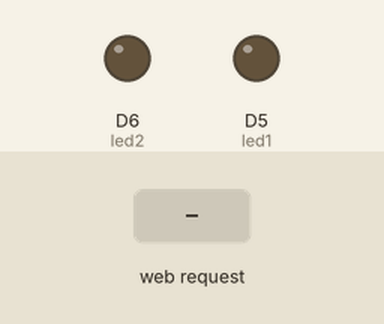
Simulated run of this sketch. Board: ESP8266 (NodeMCU). Parts: output pins drawn as LEDs (lit = HIGH). Inputs (shaded band) come from the test bench. WiFi joins after 1.5 s; servers stay silent unless stated; what the sketch prints to the serial monitor is not drawn.

Above: at 2.8 s.
2.9 s: HTTP request GET /led1on received
At 3.4 s:
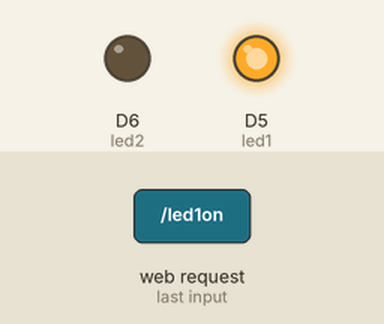
4.4 s: HTTP request GET /led2on received
At 5.6 s:
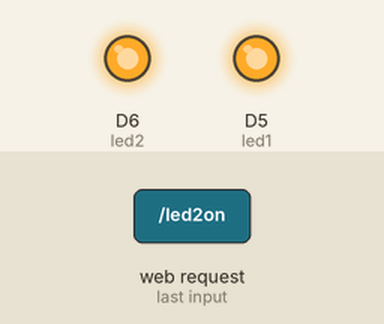
5.9 s: HTTP request GET /led1off received
At 6.9 s:
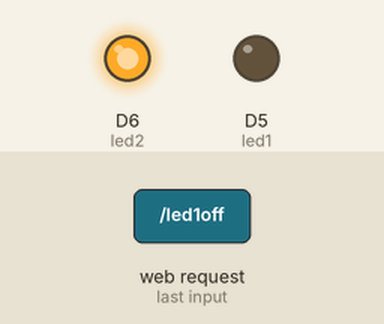
7.4 s: HTTP request GET /led2off received
At 8.1 s:
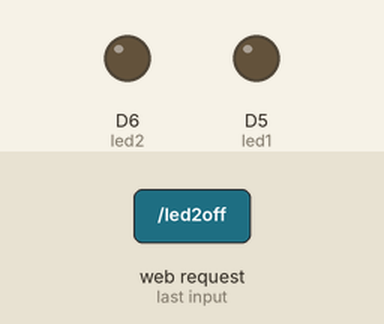
Timing chart, 0 to 9.9 s (numbered marks = the images above; inputs shaded):
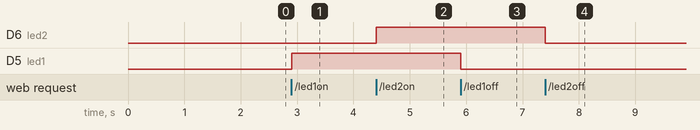

Measured:
- after the input at 2.9 s, D5 (led1): LOW → HIGH at once
- after the input at 4.4 s, D6 (led2): LOW → HIGH at once
- after the input at 5.9 s, D5 (led1): HIGH → LOW at once
- after the input at 7.4 s, D6 (led2): HIGH → LOW at once

The sketch:

Home_Automation_System1.ino
```cpp
#include <ESP8266WiFi.h>

WiFiClient client;
WiFiServer server(80);

#define led1 D5
#define led2 D6

void setup()
{
  // put your setup code here, to run once:
  Serial.begin(115200);
  WiFi.begin("Mooazam", "mooazam123");
  while (WiFi.status() != WL_CONNECTED)
  {
    delay(200);
    Serial.print("..");
  }
  Serial.println();
  Serial.println("NodeMCU is connected!");
  Serial.println(WiFi.localIP());
  server.begin();
  pinMode(led1, OUTPUT);
  pinMode(led2, OUTPUT);
}

void loop()
{
  // put your main code here, to run repeatedly:
  client = server.available();  //Gets a client that is connected to the server and has data available for reading.
  if (client == 1)
  {
    String request =  client.readStringUntil('\n');
    Serial.println(request);
    request.trim();
    if (request == "GET /led1on HTTP/1.1")
    {
      digitalWrite(led1, HIGH);
      Serial.println("LED 1 is ON");
    }
    if (request == "GET /led1off HTTP/1.1")
    {
      digitalWrite(led1, LOW);
      Serial.println("LED 1 is OFF");
    }
    if (request == "GET /led2on HTTP/1.1")
    {
      digitalWrite(led2, HIGH);
      Serial.println("LED 2 is ON");
    }
    if (request == "GET /led2off HTTP/1.1")
    {
      digitalWrite(led2, LOW);
      Serial.println("LED 2 is OFF");
    }
  }
  client.println("HTTP/1.1 200 OK");
  client.println("Content-type:text/html");
  client.println("Connection: close");
  client.println("");
  client.println("<!DOCTYPE HTML>");
  client.println("<html>");
  client.println("<head>");
  client.println("<title>Document</title>");
  client.println("<style>");
  client.println("body {text-align: center;}");
  client.println("</style>");
  client.println("</head>");
  client.println("<body>");
  client.println("<h1>Home Automation System.<br><br>Made By: Areeba Ghazal.<br><br>Mah E Urooj.</h1>");
  client.println("<h2>Room 1</h2>");
  client.println("<a href=\"/room1led1on\"\"><button>LED 1 ON</button></a>");
  client.println("<a href=\"/room1led1off\"\"><button>LED 1 OFF</button></a>");
  client.println("<br><br>");
  client.println("<a href=\"/room1fan2on\"\"><button>FAN 2 ON</button></a>");
  client.println("<a href=\"/room1fan2off\"\"><button>FAN 2 OFF</button></a>");
  client.println("<br><br>");
  client.println("<h3>Room 2</h3>");
  client.println("<a href=\"/room2led1on\"\"><button>LED 1 ON</button></a>");
  client.println("<a href=\"/room2led1off\"\"><button>LED 1 OFF</button></a>");
  client.println("<br><br>");
  client.println("<a href=\"/room2led2on\"\"><button>LED 2 ON</button></a>");
  client.println("<a href=\"/room2led2off\"\"><button>LED 2 OFF</button></a>");
  client.println("<br><br>");
  client.println("<a href=\"/room2fan1on\"\"><button>FAN 1 ON</button></a>");
  client.println("<a href=\"/room2fan1off\"\"><button>FAN 1 OFF</button></a>");
  client.println("<br><br>");
  client.println("<a href=\"/room2fan2off\"\"><button>FAN 2 OFF</button></a>");
  client.println("<a href=\"/room2fan2on\"\"><button>FAN 2 ON</button></a>");
  client.println("<br><br>");
  client.println("<h4>Room 3</h4>");
  client.println("<a href=\"/room3led1on\"\"><button>LED 1 ON</button></a>");
  client.println("<a href=\"/room3led1off\"\"><button>LED 1 OFF</button></a>");
  client.println("<br><br>");
  client.println("<a href=\"/room3led2on\"\"><button>LED 2 ON</button></a>");
  client.println("<a href=\"/room3led2off\"\"><button>LED 2 OFF</button></a>");
  client.println("<br><br>");
  client.println("<a href=\"/room3fan1on\"\"><button>FAN 1 ON</button></a>");
  client.println("<a href=\"/room3fan1off\"\"><button>FAN 1 OFF</button></a>");
  client.println("<br><br>");
  client.println("<a href=\"/room3fan2on\"\"><button>FAN 2 ON</button></a>");
  client.println("<a href=\"/room3fan2off\"\"><button>FAN 2 OFF</button></a>");
  client.println("<br><br>");
  client.println("<h3>Room 4</h3>");
  client.println("<a href=\"/room4led1on\"\"><button>LED 1 ON</button></a>");
  client.println("<a href=\"/room4led1off\"\"><button>LED 1 OFF</button></a>");
  client.println("<br><br>");
  client.println("<a href=\"/room4led2on\"\"><button>LED 2 ON</button></a>");
  client.println("<a href=\"/room4led2off\"\"><button>LED 2 OFF</button></a>");
  client.println("<br><br>");
  client.println("<a href=\"/room4fan1on\"\"><button>FAN 1 ON</button></a>");
  client.println("<a href=\"/room4fan1off\"\"><button>FAN 1 OFF</button></a>");
  client.println("<br><br>");
  client.println("<a href=\"/room4fan2on\"\"><button>FAN 2 ON</button></a>");
  client.println("<a href=\"/room4fan2off\"\"><button>FAN 2 OFF</button></a>");
  client.println("<br><br>");
  client.println("</body>");
  client.println("</html>");
}
```
